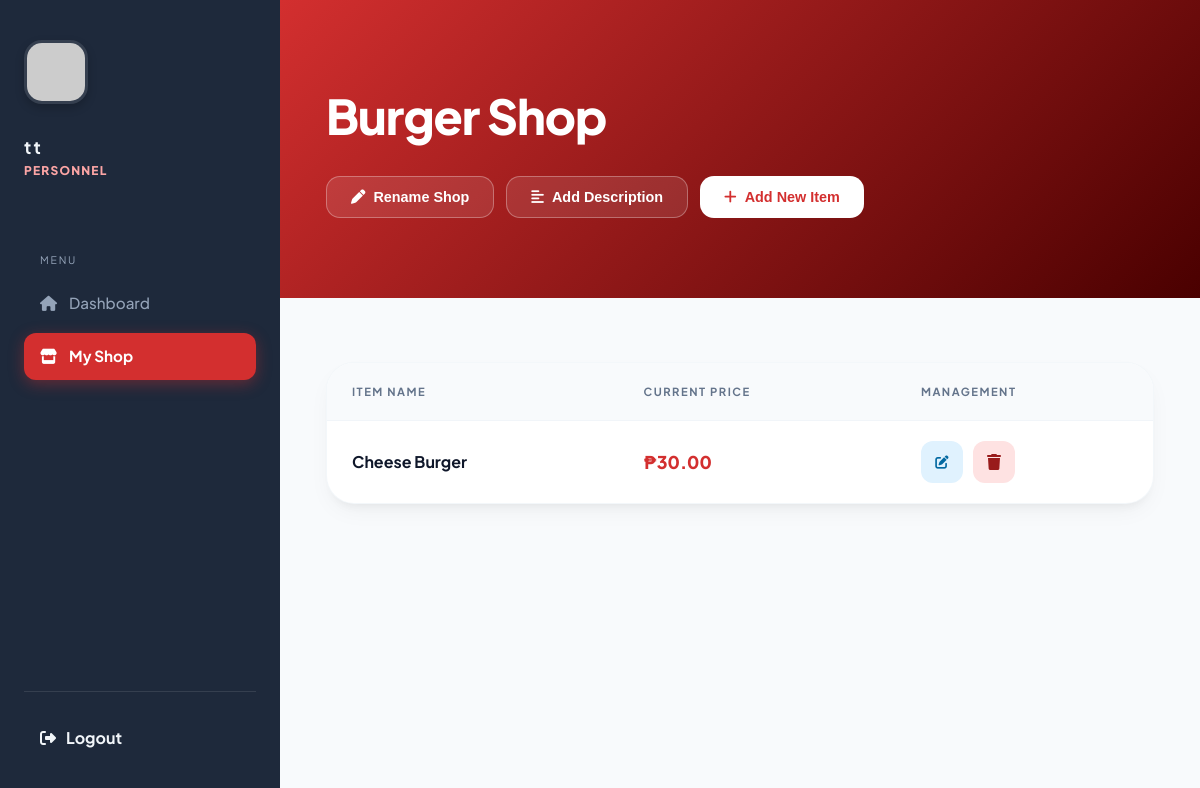
Page /manage_shop.php (signed in) on the committed database.
### tables this page shows
CREATE TABLE `tblshop` (
  `sid` int(11) NOT NULL,
  `accid` int(11) NOT NULL,
  `sname` varchar(255) NOT NULL,
  `shop_description` varchar(255) NOT NULL
);

CREATE TABLE `tblitem` (
  `itemid` int(11) NOT NULL,
  `sid` int(11) NOT NULL,
  `itemname` varchar(255) NOT NULL,
  `price` decimal(10,2) NOT NULL
);

### manage_shop.php (the view, shortened to what this page needs)
<?php
require_once 'includes/connect.php';
$user_id = $_SESSION['user_id'];
$shopQuery = mysqli_query($conn, "SELECT * FROM tblshop WHERE accid = '$user_id' LIMIT 1");
$shop = mysqli_fetch_assoc($shopQuery);
$sid = $shop['sid'];
$sname = $shop['sname'];
$limit = 10;
$page = isset($_GET['page']) && is_numeric($_GET['page']) ? (int)$_GET['page'] : 1;
$offset = ($page - 1) * $limit;
$itemsQuery = mysqli_query($conn, "SELECT * FROM tblitem WHERE sid = '$sid' ORDER BY itemname ASC LIMIT $limit OFFSET $offset");
?>
<!DOCTYPE html>
<html lang="en">
<head>
    <link rel="stylesheet" href="https://cdnjs.cloudflare.com/ajax/libs/font-awesome/6.4.0/css/all.min.css">
</head>
<body>
<div class="app-container">
    <?php include 'includes/sidebar.php'; ?>
    <main class="main-content">
        <header class="hero">
            <h1 class="welcome-heading"><?php echo htmlspecialchars($sname); ?></h1>
            <div class="header-actions">
                <button onclick="openShopEditModal('<?php echo addslashes(htmlspecialchars($sname)); ?>')" class="btn btn-outline">
                    <i class="fas fa-pen"></i> Rename Shop
                </button>
                <button onclick="openDescriptionModal('<?php echo addslashes(htmlspecialchars($shop['shop_description'] ?? '')); ?>')" class="btn btn-outline">
                    <i class="fas fa-align-left"></i> <?php echo empty($shop['shop_description']) ? 'Add Description' : 'Edit Description'; ?>
                </button>
                <button onclick="openModal()" class="btn btn-white"><i class="fas fa-plus"></i> Add New Item</button>
            </div>
        </header>
        <section class="content-body">
            <div class="items-card">
                <table>
                    <thead>
                        <tr><th>Item Name</th><th>Current Price</th><th>Management</th></tr>
                    </thead>
                    <tbody>
                        <?php if (mysqli_num_rows($itemsQuery) > 0): ?>
                            <?php while($row = mysqli_fetch_assoc($itemsQuery)): ?>
                                <tr>
                                    <td><strong><?php echo htmlspecialchars($row['itemname']); ?></strong></td>
                                    <td class="price-tag">₱<?php echo number_format($row['price'], 2); ?></td>
                                    <td class="actions">
                                        <button onclick="openEditModal(<?php echo $row['itemid']; ?>, '<?php echo addslashes(htmlspecialchars($row['itemname'])); ?>', <?php echo $row['price']; ?>)" class="action-btn edit"><i class="fas fa-edit"></i></button>
                                        <a href="process_delete_item.php?id=<?php echo $row['itemid']; ?>"
                                        class="action-btn delete"
                                        onclick="handleDeleteConfirm(event, this.href, '<?php echo addslashes(htmlspecialchars($row['itemname'])); ?>', '<?php echo number_format($row['price'], 2); ?>');">
                                            <i class="fas fa-trash"></i>
                                        </a>
                                    </td>
                                </tr>
                            <?php endwhile; ?>
                        <?php else: ?>
                            <tr><td colspan="3" style="text-align: center; padding: 50px; color: var(--text-muted);">No items yet.</td></tr>
                        <?php endif; ?>
                    </tbody>
                </table>
            </div>
        </section>
    </main>
</div>
</body>
</html>

### manage_shop.php (style rules this page uses)
:root { --primary: #d32f2f; --primary-dark: #4a0000; --bg-main: #f8fafc; --sidebar-bg: #1e293b; --sidebar-text: #f1f5f9; --sidebar-muted: #94a3b8; --sidebar-hover: rgba(255, 255, 255, 0.05); --sidebar-accent: #fca5a5; --text-main: #0f172a; --text-muted: #64748b; --card-shadow: 0 10px 25px -5px rgba(0, 0, 0, 0.05), 0 8px 10px -6px rgba(0, 0, 0, 0.05); --transition: 0.3s cubic-bezier(0.4, 0, 0.2, 1); }
* { margin: 0; padding: 0; box-sizing: border-box; }
body { font-family: 'Plus Jakarta Sans', sans-serif; background-color: var(--bg-main); color: var(--text-main); line-height: 1.5; }
.app-container { display: flex; min-height: 100vh; width: 100%; }
.main-content { flex: 1; display: flex; flex-direction: column; min-width: 0; }
.hero { position: relative; padding: 5rem 5%; background: linear-gradient(135deg, var(--primary) 0%, var(--primary-dark) 100%); color: white; overflow: hidden; }
.welcome-heading { font-size: clamp(2rem, 4vw, 3.5rem); font-weight: 800; letter-spacing: -1px; z-index: 1; position: relative; }
.header-actions { margin-top: 1.5rem; display: flex; gap: 12px; z-index: 1; position: relative; }
.btn { padding: 12px 24px; border-radius: 14px; font-weight: 700; font-size: 0.9rem; cursor: pointer; transition: var(--transition); border: none; display: flex; align-items: center; gap: 8px; }
.btn-white { background: white; color: var(--primary); }
.btn-outline { background: rgba(255,255,255,0.1); color: white; border: 1px solid rgba(255,255,255,0.3); }
.content-body { padding: 4rem 5%; }
.items-card { background: white; border-radius: 28px; overflow: hidden; box-shadow: var(--card-shadow); border: 1px solid rgba(241, 245, 249, 0.8); }
table { width: 100%; border-collapse: collapse; }
th { background: #f8fafc; text-align: left; padding: 20px 25px; font-size: 0.7rem; text-transform: uppercase; letter-spacing: 1.5px; color: var(--text-muted); }
td { padding: 20px 25px; border-top: 1px solid #f1f5f9; font-weight: 500; }
.price-tag { font-weight: 800; color: var(--primary); font-size: 1.1rem; }
.actions { display: flex; gap: 10px; }
.action-btn { width: 42px; height: 42px; border-radius: 12px; display: flex; align-items: center; justify-content: center; text-decoration: none; border: none; cursor: pointer; }
.edit { background: #e0f2fe; color: #0369a1; }
.delete { background: #fee2e2; color: #991b1b; }

### rows in the picture
tblshop: sname "Burger Shop"
tblitem: itemname "Cheese Burger", price "30.00"

### other values in the picture
$user_name "t t"
$user_role "PERSONNEL"
